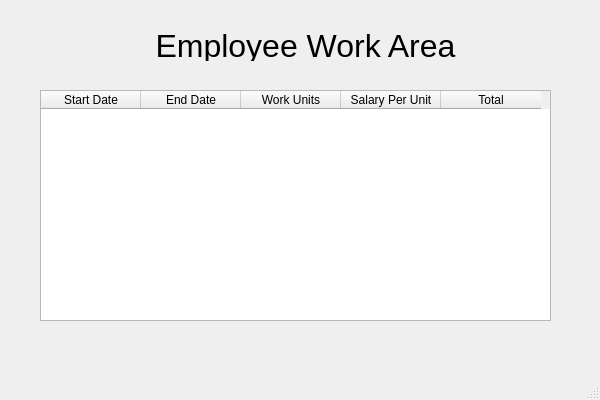
<?xml version="1.0" encoding="UTF-8"?>
<ui version="4.0">
 <class>EmployeeWindow</class>
 <widget class="QMainWindow" name="EmployeeWindow">
  <property name="geometry">
   <rect>
    <x>0</x>
    <y>0</y>
    <width>600</width>
    <height>400</height>
   </rect>
  </property>
  <property name="windowTitle">
   <string>MainWindow</string>
  </property>
  <widget class="QWidget" name="centralwidget">
   <widget class="QLabel" name="label">
    <property name="geometry">
     <rect>
      <x>140</x>
      <y>30</y>
      <width>331</width>
      <height>31</height>
     </rect>
    </property>
    <property name="font">
     <font>
      <pointsize>24</pointsize>
     </font>
    </property>
    <property name="text">
     <string>Employee Work Area</string>
    </property>
    <property name="alignment">
     <set>Qt::AlignCenter</set>
    </property>
   </widget>
   <widget class="QTableWidget" name="tableWidget">
    <property name="geometry">
     <rect>
      <x>40</x>
      <y>90</y>
      <width>511</width>
      <height>231</height>
     </rect>
    </property>
    <column>
     <property name="text">
      <string>Start Date</string>
     </property>
    </column>
    <column>
     <property name="text">
      <string>End Date</string>
     </property>
    </column>
    <column>
     <property name="text">
      <string>Work Units</string>
     </property>
    </column>
    <column>
     <property name="text">
      <string>Salary Per Unit</string>
     </property>
    </column>
    <column>
     <property name="text">
      <string>Total</string>
     </property>
    </column>
   </widget>
  </widget>
  <widget class="QMenuBar" name="menubar">
   <property name="geometry">
    <rect>
     <x>0</x>
     <y>0</y>
     <width>600</width>
     <height>22</height>
    </rect>
   </property>
  </widget>
  <widget class="QStatusBar" name="statusbar"/>
 </widget>
 <resources/>
 <connections/>
</ui>
